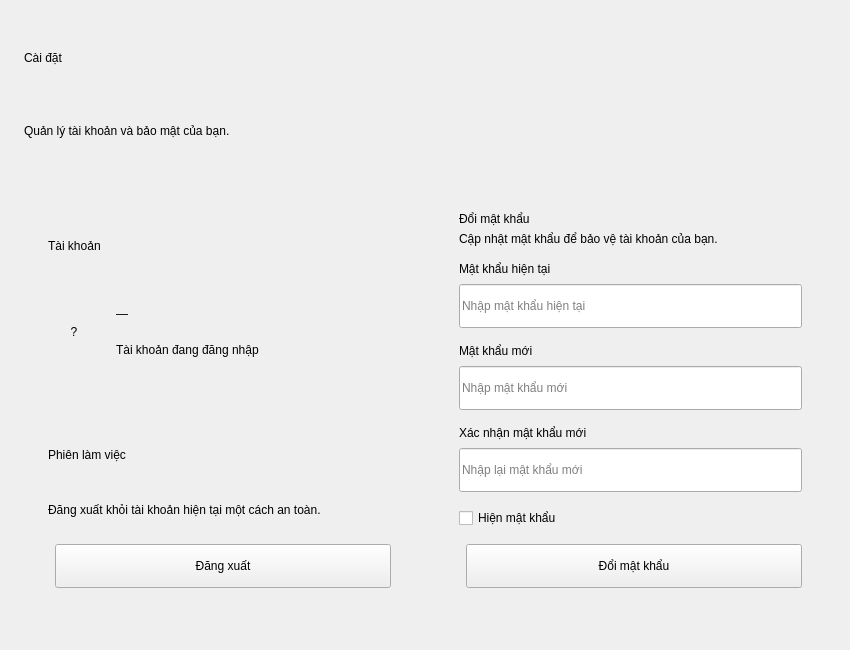
<?xml version='1.0' encoding='utf-8'?>
<ui version="4.0">
 <class>SettingsPage</class>
 <widget class="QWidget" name="SettingsPage">
  <property name="geometry">
   <rect>
    <x>0</x>
    <y>0</y>
    <width>850</width>
    <height>650</height>
   </rect>
  </property>
  <layout class="QVBoxLayout" name="settingsMainLayout">
   <property name="spacing">
    <number>0</number>
   </property>
   <property name="leftMargin">
    <number>0</number>
   </property>
   <property name="topMargin">
    <number>0</number>
   </property>
   <property name="rightMargin">
    <number>0</number>
   </property>
   <property name="bottomMargin">
    <number>0</number>
   </property>
   <item>
    <widget class="QScrollArea" name="scrollSettings">
     <property name="frameShape">
      <enum>QFrame::NoFrame</enum>
     </property>
     <property name="widgetResizable">
      <bool>true</bool>
     </property>
     <property name="horizontalScrollBarPolicy">
      <enum>Qt::ScrollBarAlwaysOff</enum>
     </property>
     <widget class="QWidget" name="settingsContent">
      <layout class="QVBoxLayout" name="settingsContentLayout">
       <property name="spacing">
        <number>24</number>
       </property>
       <property name="leftMargin">
        <number>24</number>
       </property>
       <property name="topMargin">
        <number>24</number>
       </property>
       <property name="rightMargin">
        <number>24</number>
       </property>
       <property name="bottomMargin">
        <number>24</number>
       </property>
       <item>
        <layout class="QVBoxLayout" name="settingsHeaderLayout">
         <property name="spacing">
          <number>6</number>
         </property>
         <item>
          <widget class="QLabel" name="lblPageTitle">
           <property name="text">
            <string>Cài đặt</string>
           </property>
          </widget>
         </item>
         <item>
          <widget class="QLabel" name="lblPageSubtitle">
           <property name="text">
            <string>Quản lý tài khoản và bảo mật của bạn.</string>
           </property>
          </widget>
         </item>
        </layout>
       </item>
       <item>
        <layout class="QHBoxLayout" name="settingsColumnsLayout" stretch="1,1">
         <property name="spacing">
          <number>20</number>
         </property>
         <item>
          <layout class="QVBoxLayout" name="settingsLeftColumnLayout">
           <property name="spacing">
            <number>20</number>
           </property>
           <item>
            <widget class="QFrame" name="cardAccount">
             <layout class="QVBoxLayout" name="accountCardLayout">
              <property name="spacing">
               <number>18</number>
              </property>
              <property name="leftMargin">
               <number>24</number>
              </property>
              <property name="topMargin">
               <number>24</number>
              </property>
              <property name="rightMargin">
               <number>24</number>
              </property>
              <property name="bottomMargin">
               <number>24</number>
              </property>
              <item>
               <widget class="QLabel" name="lblAccountHeading">
                <property name="text">
                 <string>Tài khoản</string>
                </property>
               </widget>
              </item>
              <item>
               <layout class="QHBoxLayout" name="accountInfoLayout">
                <property name="spacing">
                 <number>16</number>
                </property>
                <item>
                 <widget class="QLabel" name="lblAccountAvatar">
                  <property name="minimumSize">
                   <size>
                    <width>52</width>
                    <height>52</height>
                   </size>
                  </property>
                  <property name="maximumSize">
                   <size>
                    <width>52</width>
                    <height>52</height>
                   </size>
                  </property>
                  <property name="alignment">
                   <set>Qt::AlignCenter</set>
                  </property>
                  <property name="text">
                   <string>?</string>
                  </property>
                 </widget>
                </item>
                <item>
                 <layout class="QVBoxLayout" name="accountTextLayout">
                  <property name="spacing">
                   <number>4</number>
                  </property>
                  <item>
                   <widget class="QLabel" name="lblCurrentAccount">
                    <property name="text">
                     <string>—</string>
                    </property>
                    <property name="wordWrap">
                     <bool>true</bool>
                    </property>
                   </widget>
                  </item>
                  <item>
                   <widget class="QLabel" name="lblAccountCaption">
                    <property name="text">
                     <string>Tài khoản đang đăng nhập</string>
                    </property>
                   </widget>
                  </item>
                 </layout>
                </item>
               </layout>
              </item>
             </layout>
            </widget>
           </item>
           <item>
            <widget class="QFrame" name="cardUtilities">
             <layout class="QVBoxLayout" name="utilitiesLayout">
              <property name="spacing">
               <number>14</number>
              </property>
              <property name="leftMargin">
               <number>24</number>
              </property>
              <property name="topMargin">
               <number>24</number>
              </property>
              <property name="rightMargin">
               <number>24</number>
              </property>
              <property name="bottomMargin">
               <number>24</number>
              </property>
              <item>
               <widget class="QLabel" name="lblSessionHeading">
                <property name="text">
                 <string>Phiên làm việc</string>
                </property>
               </widget>
              </item>
              <item>
               <widget class="QLabel" name="lblSessionDescription">
                <property name="text">
                 <string>Đăng xuất khỏi tài khoản hiện tại một cách an toàn.</string>
                </property>
                <property name="wordWrap">
                 <bool>true</bool>
                </property>
               </widget>
              </item>
              <item>
               <layout class="QHBoxLayout" name="logoutActionLayout">
                <property name="spacing">
                 <number>0</number>
                </property>
                <item>
                 <spacer name="logoutLeftSpacer">
                  <property name="orientation">
                   <enum>Qt::Horizontal</enum>
                  </property>
                 </spacer>
                </item>
                <item>
                 <widget class="QPushButton" name="btnLogout">
                  <property name="role" stdset="0">
                   <string notr="true">danger</string>
                  </property>
                  <property name="text">
                   <string>Đăng xuất</string>
                  </property>
                  <property name="minimumSize">
                   <size>
                    <width>140</width>
                    <height>44</height>
                   </size>
                  </property>
                 </widget>
                </item>
               </layout>
              </item>
             </layout>
            </widget>
           </item>
           <item>
            <spacer name="leftColumnBottomSpacer">
             <property name="orientation">
              <enum>Qt::Vertical</enum>
             </property>
            </spacer>
           </item>
          </layout>
         </item>
         <item>
          <layout class="QVBoxLayout" name="settingsRightColumnLayout">
           <property name="spacing">
            <number>0</number>
           </property>
           <item>
            <widget class="QFrame" name="cardChangePassword">
             <layout class="QVBoxLayout" name="changePassLayout">
              <property name="spacing">
               <number>16</number>
              </property>
              <property name="leftMargin">
               <number>24</number>
              </property>
              <property name="topMargin">
               <number>24</number>
              </property>
              <property name="rightMargin">
               <number>24</number>
              </property>
              <property name="bottomMargin">
               <number>24</number>
              </property>
              <item>
               <layout class="QVBoxLayout" name="passwordHeaderLayout">
                <property name="spacing">
                 <number>6</number>
                </property>
                <item>
                 <widget class="QLabel" name="lblPasswordHeading">
                  <property name="text">
                   <string>Đổi mật khẩu</string>
                  </property>
                 </widget>
                </item>
                <item>
                 <widget class="QLabel" name="lblPasswordDescription">
                  <property name="text">
                   <string>Cập nhật mật khẩu để bảo vệ tài khoản của bạn.</string>
                  </property>
                 </widget>
                </item>
               </layout>
              </item>
              <item>
               <layout class="QVBoxLayout" name="oldPasswordLayout">
                <property name="spacing">
                 <number>8</number>
                </property>
                <item>
                 <widget class="QLabel" name="lblOldPassword">
                  <property name="text">
                   <string>Mật khẩu hiện tại</string>
                  </property>
                 </widget>
                </item>
                <item>
                 <widget class="QLineEdit" name="edtOldPassword">
                  <property name="echoMode">
                   <enum>QLineEdit::Password</enum>
                  </property>
                  <property name="placeholderText">
                   <string>Nhập mật khẩu hiện tại</string>
                  </property>
                  <property name="minimumSize">
                   <size>
                    <width>0</width>
                    <height>44</height>
                   </size>
                  </property>
                 </widget>
                </item>
               </layout>
              </item>
              <item>
               <layout class="QVBoxLayout" name="newPasswordLayout">
                <property name="spacing">
                 <number>8</number>
                </property>
                <item>
                 <widget class="QLabel" name="lblNewPassword">
                  <property name="text">
                   <string>Mật khẩu mới</string>
                  </property>
                 </widget>
                </item>
                <item>
                 <widget class="QLineEdit" name="edtNewPassword">
                  <property name="echoMode">
                   <enum>QLineEdit::Password</enum>
                  </property>
                  <property name="placeholderText">
                   <string>Nhập mật khẩu mới</string>
                  </property>
                  <property name="minimumSize">
                   <size>
                    <width>0</width>
                    <height>44</height>
                   </size>
                  </property>
                 </widget>
                </item>
               </layout>
              </item>
              <item>
               <layout class="QVBoxLayout" name="confirmPasswordLayout">
                <property name="spacing">
                 <number>8</number>
                </property>
                <item>
                 <widget class="QLabel" name="lblConfirmPassword">
                  <property name="text">
                   <string>Xác nhận mật khẩu mới</string>
                  </property>
                 </widget>
                </item>
                <item>
                 <widget class="QLineEdit" name="edtConfirmPassword">
                  <property name="echoMode">
                   <enum>QLineEdit::Password</enum>
                  </property>
                  <property name="placeholderText">
                   <string>Nhập lại mật khẩu mới</string>
                  </property>
                  <property name="minimumSize">
                   <size>
                    <width>0</width>
                    <height>44</height>
                   </size>
                  </property>
                 </widget>
                </item>
               </layout>
              </item>
              <item>
               <widget class="QCheckBox" name="chkShowPassword">
                <property name="text">
                 <string>Hiện mật khẩu</string>
                </property>
               </widget>
              </item>
              <item>
               <layout class="QHBoxLayout" name="changePasswordActionLayout">
                <property name="spacing">
                 <number>0</number>
                </property>
                <item>
                 <spacer name="changePasswordLeftSpacer">
                  <property name="orientation">
                   <enum>Qt::Horizontal</enum>
                  </property>
                 </spacer>
                </item>
                <item>
                 <widget class="QPushButton" name="btnChangePassword">
                  <property name="role" stdset="0">
                   <string notr="true">primary</string>
                  </property>
                  <property name="text">
                   <string>Đổi mật khẩu</string>
                  </property>
                  <property name="minimumSize">
                   <size>
                    <width>166</width>
                    <height>44</height>
                   </size>
                  </property>
                 </widget>
                </item>
               </layout>
              </item>
             </layout>
            </widget>
           </item>
           <item>
            <spacer name="rightColumnBottomSpacer">
             <property name="orientation">
              <enum>Qt::Vertical</enum>
             </property>
            </spacer>
           </item>
          </layout>
         </item>
        </layout>
       </item>
       <item>
        <spacer name="contentBottomSpacer">
         <property name="orientation">
          <enum>Qt::Vertical</enum>
         </property>
        </spacer>
       </item>
      </layout>
     </widget>
    </widget>
   </item>
  </layout>
 </widget>
 <resources />
 <connections />
</ui>
